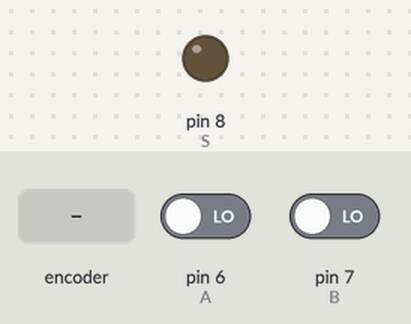
This sketch was run on a simulated Arduino Uno, built with avr-gcc and run on an emulated ATmega328P. Parts: output pins drawn as LEDs (lit = HIGH). Dashed ring = blinking. The test bench sets the inputs (shaded band); at power-on: pin 6 (A) LOW, pin 7 (B) LOW.

Above: at 1.2 s.
1.3 s: rotary encoder on pin 6 (A) / pin 7 (B) turned 3 steps (first pin leading)
At 1.43 s:
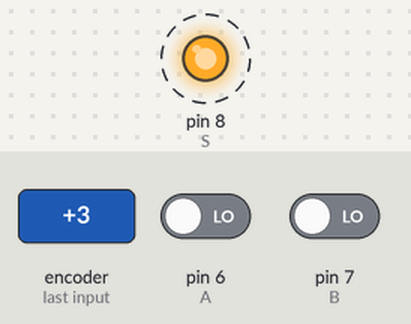
At 2.6 s:
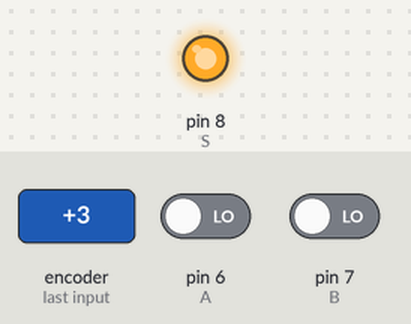
Timing chart, 0 to 4.3 s (numbered marks = the images above; inputs shaded):
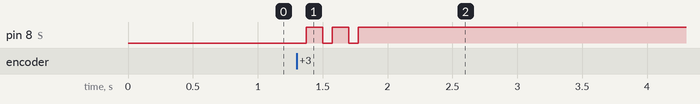

Measured:
- after the input at 1.3 s, pin 8 (S): alternates HIGH for 0.13 s and LOW for 0.07 s, 5 changes in all, then stays HIGH, starting after 0.08 s

The sketch:

P1_AND.ino
```cpp
// conpuerta and
// A B S
// 0 0 0
// 0 1 0
// 1 0 0
// 1 1 1

const byte A =6; // pin digital
const byte B =7;
const byte S =8;

void setup() {

pinMode (A, INPUT); //entrada
pinMode (B, INPUT );//entrada
pinMode (S, OUTPUT);//salida
}
void loop() {
  boolean EntA, EntB; // declaracion de forma booleana en 0 y 1
  EntA= digitalRead(A);// entrada A
  EntB = digitalRead(B); //entrada B

if (EntA and EntB){// si ambas estan en bajo se pone low(bajo
  digitalWrite(S,HIGH);// alto
}  else{
    digitalWrite(S,LOW); // bajo
  }
}
```
